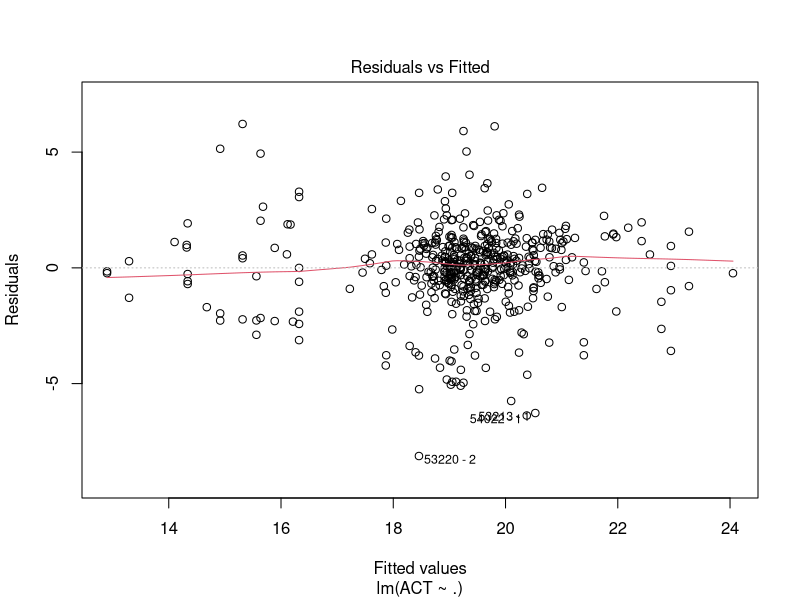
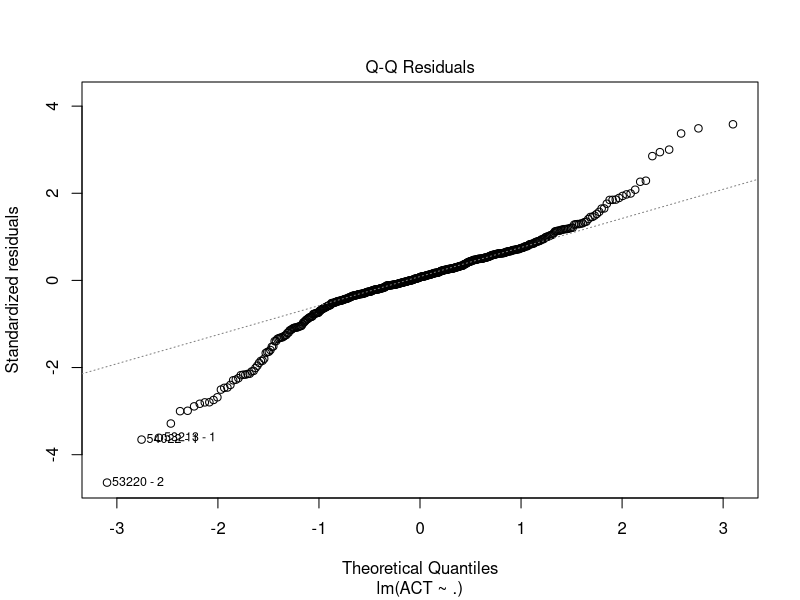
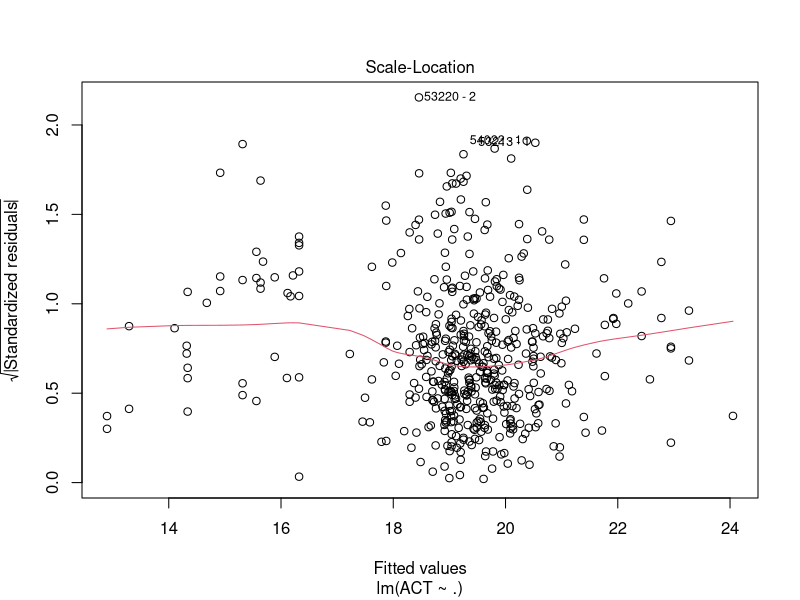
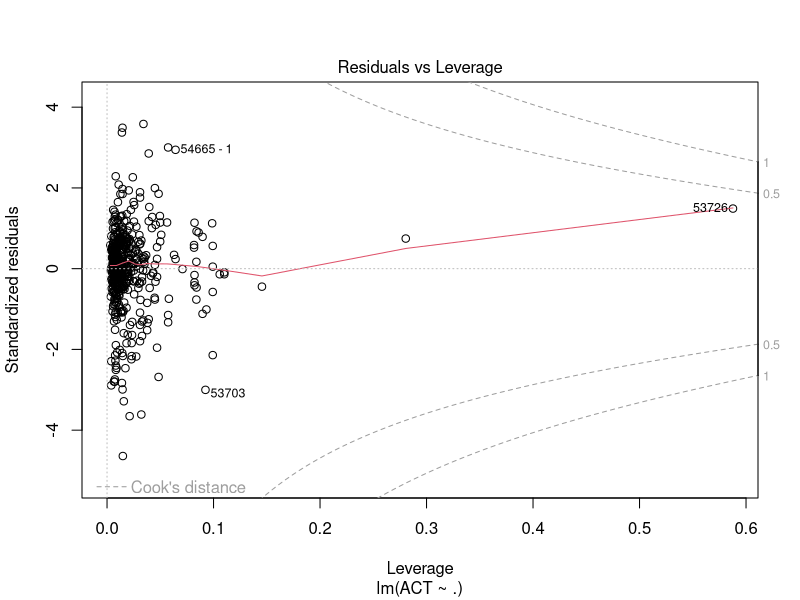

R code for these plots, in order:
## ---- chunk 1
knitr::opts_chunk$set(echo = TRUE)
## ---- chunk 2
ACT_Data <- read.csv("../Manipulated Data/ACT Data 2017-18.csv")
ACT_Data <- ACT_Data[, -1]
ACT_Data$zip <- ACT_Data$Zipcode
ACT_Data <- ACT_Data[, -2]
GraduationRate <- read.csv("../Manipulated Data/Graduation Rate.csv")
GraduationRate$GraduationRate <- as.numeric(as.character(GraduationRate$GraduationRate))
GraduationRate$zip <- GraduationRate$zipcode
GraduationRate <- GraduationRate[, -1]
Demographic <- read.csv("../Manipulated Data/Demographic.csv")
Demographic <- Demographic[, -c(2, 3, 4, 5)]
Demographic$zip <- Demographic$zip.code
Demographic <- Demographic[, -1]
EmployeeEducation <- read.csv("../Manipulated Data/EmployeeEducationData.csv")
EmployeeEducation$zip <- EmployeeEducation$zip.code
EmployeeEducation <- EmployeeEducation[, -c(1, 2, 3, 4, 5, 6, 7)]
MeanIncome <- read.csv("../Manipulated Data/mean_income.csv")
MeanIncome$Mean.income <- as.numeric(as.character(MeanIncome$Mean.income))
MeanIncome$zip <- MeanIncome[, 1]
MeanIncome <- MeanIncome[, -1]
PrivateSchoolRatio <- read.csv("../Manipulated Data/PublicPrivateSchool.csv")
PrivateSchoolRatio$Private.Ratio <- as.numeric(as.character(PrivateSchoolRatio$Private.Ratio))
PrivateSchoolRatio$zip <- PrivateSchoolRatio$Zipcode
PrivateSchoolRatio <- PrivateSchoolRatio[, -c(1, 2, 3, 4, 5, 6, 7)]

## ---- chunk 3

ACT <- merge(Demographic, ACT_Data, by = "zip", all = TRUE)
ACT <- merge(ACT, EmployeeEducation, by = "zip", all = TRUE)
ACT <- merge(ACT, MeanIncome, by = "zip", all = TRUE)
ACT <- merge(ACT, PrivateSchoolRatio, by = "zip", all = TRUE)

temp <- ACT$zip
temp <- ACT$zip[which(duplicated(temp))]
for(zip in temp) {
  counter <- 1
  for(dup in which(ACT$zip == zip)) {
    ACT$zip[dup] <- paste(ACT$zip[dup], "-", counter)
    counter <- counter + 1
  }
}
rownames(ACT) <- ACT$zip
ACT <- ACT[, -1]


Grad <- merge(Demographic, GraduationRate, by = "zip", all = TRUE)
Grad <- merge(Grad, EmployeeEducation, by = "zip", all = TRUE)
Grad <- merge(Grad, MeanIncome, by = "zip", all = TRUE)
Grad <- merge(Grad, PrivateSchoolRatio, by = "zip", all = TRUE)
rownames(Grad) <- Grad$zip
Grad <- Grad[, -1]

## ---- chunk 4
lm.fit.ACT <- lm(ACT ~ ., data = ACT)
summary(lm.fit.ACT)
plot(lm.fit.ACT)

lm.fit.Grad <- lm(GraduationRate ~ ., data = Grad)
summary(lm.fit.Grad)
##plot(lm.fit.Grad)
